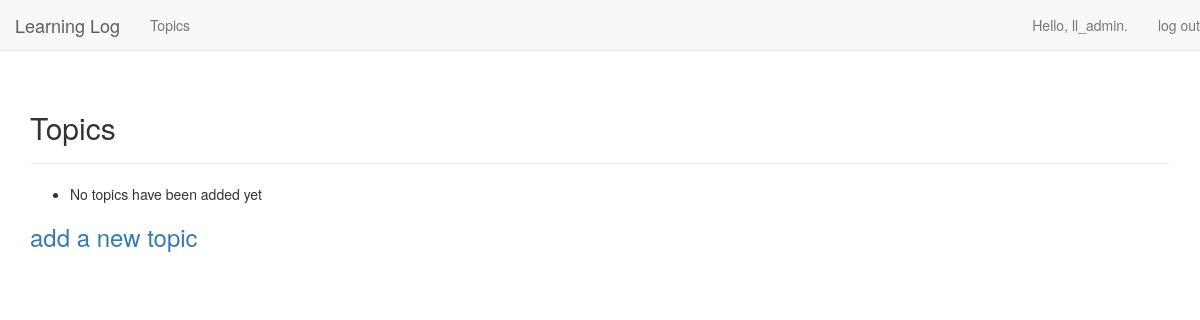
Page /topics/ (signed in) on the earlier database version.
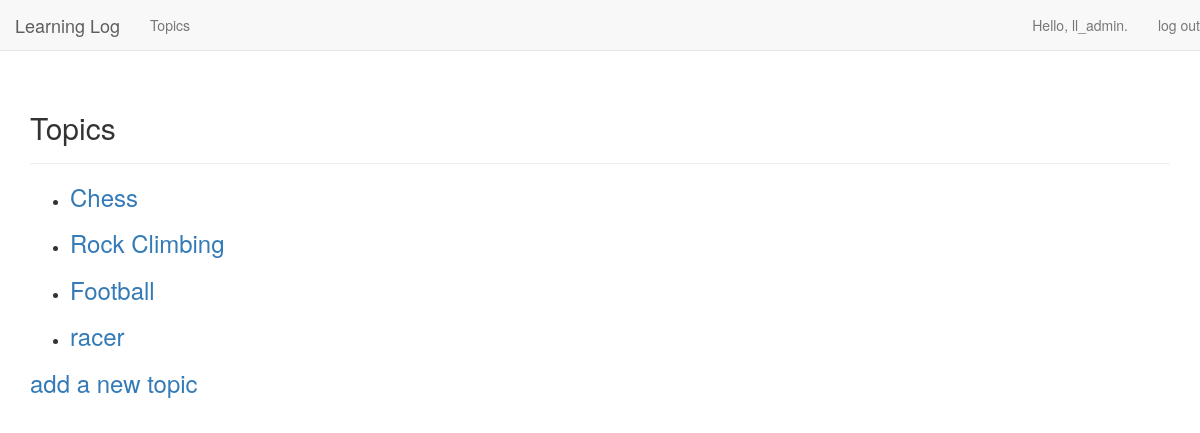
Same page on the later database version.
### learning_logs/models.py (models this page shows)
class Topic(models.Model):
    text = models.CharField(max_length=200)
    date_added = models.DateTimeField(auto_now_add=True)
    owner = models.ForeignKey(User, on_delete=models.DO_NOTHING)
    def __str__(self):
        return self.text

### learning_logs/views.py (the view)
# urls.py: path(r'topics/', views.topics, name='topics'),
@login_required
def topics(request):
    topics = Topic.objects.filter(owner=request.user).order_by('date_added')
    context = {'topics': topics}
    return render(request, 'learning_logs/topics.html', context)

### learning_logs/templates/learning_logs/topics.html
{% extends "learning_logs/base.html" %}
{% block header %}
    <h2>Topics</h2>
{% endblock header %}
{% block content %}
    <ul>
        {% for topic in topics %}
            <li>
                <h3>
                   <a href="{% url 'learning_logs:topic' topic.id %}">{{ topic }}</a>
                </h3>
            </li>
        {% empty %}
            <li>No topics have been added yet</li>
        {% endfor %}
    </ul>
    <h3>
        <a href="{% url 'learning_logs:new_topic' %}">add a new topic</a>
    </h3>
{% endblock content %}

### learning_logs/templates/learning_logs/base.html (shortened to what this page needs)
{% load bootstrap3 %}
<!DOCTYPE html>
<html>
<head>
    {% bootstrap_css %}
</head>
<body>
    <nav class="navbar navbar-default navbar-static-top">
        <div class="navbar-header">
            <a class="navbar-brand" href="{% url 'learning_logs:index' %}">Learning Log</a>
        </div>
        <div id="navbar" class="navbar-collapse collapse">
            <ul class="nav navbar-nav">
              <li><a href="{% url 'learning_logs:topics' %}">Topics</a></li>
            </ul>
            <ul class="nav navbar-nav navbar-right">
            {% if user.is_authenticated %}
                <li><a>Hello, {{ user.username }}.</a></li>
                <li><a href="{% url 'users:logout' %}">log out</a></li>
            {% else %}
                <li><a href="{% url 'users:register' %}">register</a></li>
                <li><a href="{% url 'users:login' %}">log in</a></li>
            {% endif %}
             </ul>
        </div>
    </nav>
    <div class="container">
        <div class="page-header">
            {% block header %}
            {% endblock header %}
        </div>
        <div>
            {% block content %}
            {% endblock content %}
        </div>
    </div>
</body>
</html>

Differences in the rows shown:
now on this page (row edited): Topic: text "Chess"
now on this page (row edited): Topic: text "Rock Climbing"
now on this page (row edited): Topic: text "Football"
now on this page (row edited): Topic: text "racer"
Other differences:
text no longer shown: "No topics have been added yet"
